Frame 1 (no input): blank canvas, image omitted
Frame 60 (the mouse pressed at the canvas centre just before this capture): blank canvas, image omitted
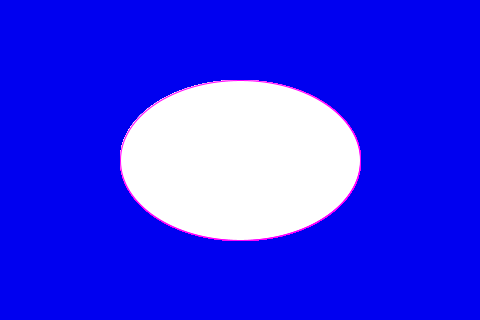
Frame 120 (the mouse held since frame 60 and released just before this capture)

The Processing sketch whose frames 1 and 60 were blank and that drew this single picture after the mouse press (run headless with seeded random() and noise(); from frame 60 on, the mouse is pressed at the canvas centre):

// Processing sketch: processing_27570
// ── processing_27570.pde

  void setup() {
       size(480, 320);
       stroke(255, 0, 255);
       color(255, 0, 255);
       background(0, 0, 240);
     } 

     void draw() {
       ellipse(240, 160, mouseX, mouseY);
     }
